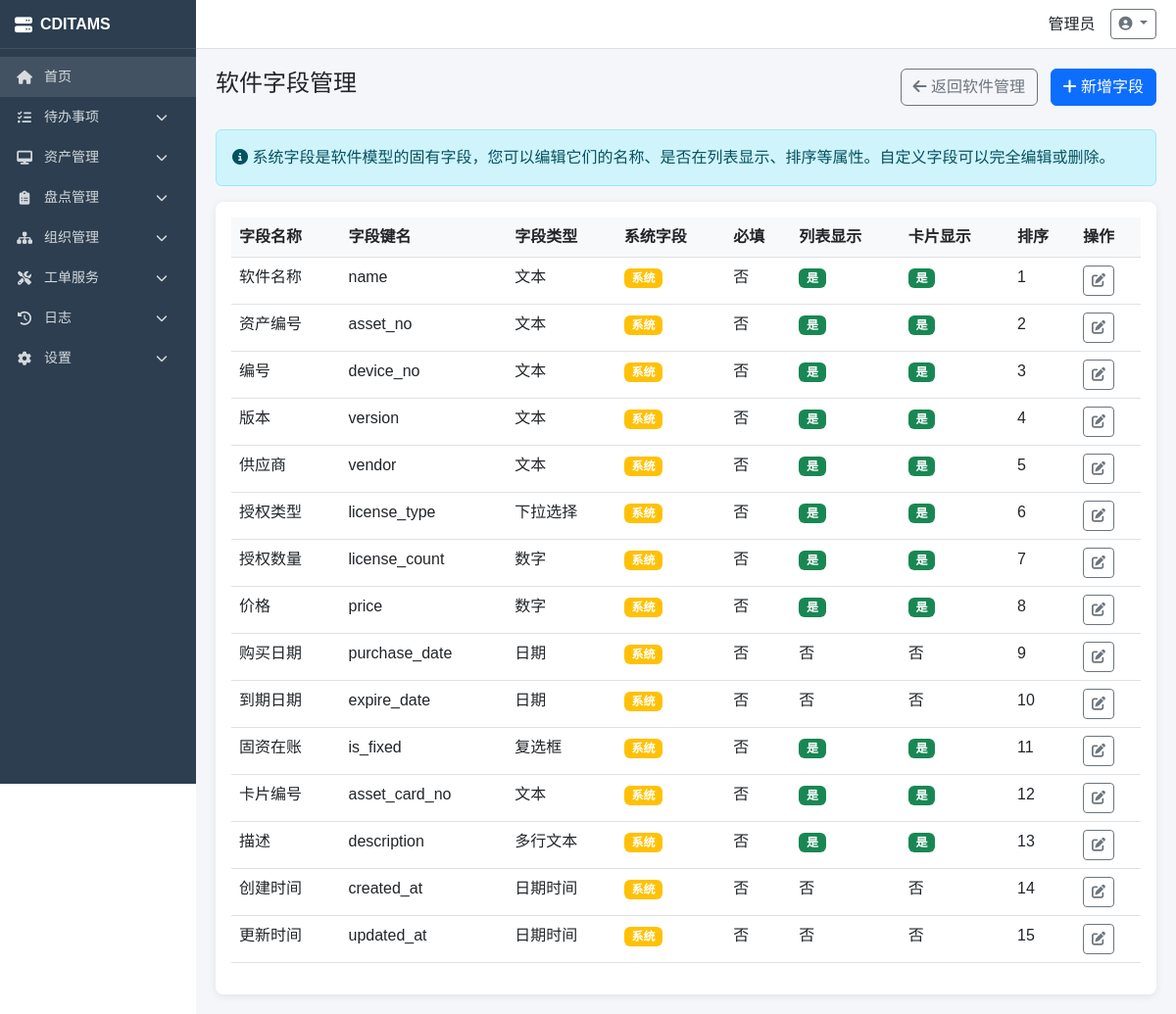
/assets/software/fields/ (signed in), run on the app's committed database.
### apps/settings/models.py (models this page shows, shortened)
class SystemConfig(models.Model):
    TYPE_CHOICES = [
        ('string', '字符串'),
        ('int', '整数'),
        ('boolean', '布尔值'),
        ('json', 'JSON'),
        ('select', '下拉选择'),
    ]
    GROUP_CHOICES = [
        ('basic', '基础设置'),
        ('security', '安全设置'),
        ('asset', '资产设置'),
        ('model', '模型设置'),
    ]
    config_key = models.CharField(max_length=64, unique=True, verbose_name='配置键')
    config_value = models.TextField(blank=True, verbose_name='配置值')
    value_type = models.CharField(max_length=16, choices=TYPE_CHOICES, default='string', verbose_name='值类型')
    config_group = models.CharField(max_length=32, choices=GROUP_CHOICES, default='basic', verbose_name='配置分组')
    description = models.CharField(max_length=256, blank=True, verbose_name='说明')
    options = models.TextField(blank=True, verbose_name='选项(JSON)')
    is_system = models.BooleanField(default=False, verbose_name='系统级配置')
    sort = models.IntegerField(default=0, verbose_name='排序')
    created_at = models.DateTimeField(auto_now_add=True, verbose_name='创建时间')
    updated_at = models.DateTimeField(auto_now=True, verbose_name='更新时间')
    class Meta:
        db_table = 'system_configs'
        verbose_name = '系统配置'
        verbose_name_plural = '系统配置'
        ordering = ['config_group', 'sort', 'id']

### apps/accounts/models.py (models this page shows, shortened)
class User(AbstractUser):
    GENDER_CHOICES = [('male', '男'), ('female', '女')]
    emp_no = models.CharField(max_length=32, unique=True, verbose_name='工号')
    realname = models.CharField(max_length=64, verbose_name='姓名')
    gender = models.CharField(max_length=10, choices=GENDER_CHOICES, blank=True, verbose_name='性别')
    email = models.EmailField(blank=True, verbose_name='邮箱')
    phone = models.CharField(max_length=20, blank=True, verbose_name='电话')
    department = models.ForeignKey(Department, on_delete=models.SET_NULL, null=True, blank=True, related_name='users', verbose_name='所属部门')
    role = models.ForeignKey('Role', on_delete=models.SET_NULL, null=True, blank=True, related_name='users', verbose_name='所属角色')
    avatar = models.ImageField(upload_to='avatars/', blank=True, verbose_name='头像')
    is_active = models.BooleanField(default=True, verbose_name='是否启用')
    created_at = models.DateTimeField(auto_now_add=True, verbose_name='创建时间')
    updated_at = models.DateTimeField(auto_now=True, verbose_name='更新时间')
    class Meta:
        db_table = 'users'
        verbose_name = '用户'
        verbose_name_plural = '用户'
        ordering = ['emp_no']

### apps/assets/models.py (models this page shows, shortened)
class SoftwareField(models.Model):
    TYPE_CHOICES = [
        ('text', '文本'),
        ('textarea', '多行文本'),
        ('number', '数字'),
        ('select', '下拉选择'),
        ('multi_select', '多选'),
        ('date', '日期'),
        ('datetime', '日期时间'),
        ('checkbox', '复选框'),
        ('file', '文件上传'),
    ]
    name = models.CharField(max_length=64, verbose_name='字段名称')
    field_key = models.CharField(max_length=32, unique=True, verbose_name='字段键名')
    field_type = models.CharField(max_length=20, choices=TYPE_CHOICES, default='text', verbose_name='字段类型')
    is_required = models.BooleanField(default=False, verbose_name='是否必填')
    is_visible = models.BooleanField(default=True, verbose_name='列表显示')
    is_card_visible = models.BooleanField(default=False, verbose_name='卡片显示')
    options = models.TextField(blank=True, verbose_name='选项(JSON)')
    default_value = models.CharField(max_length=256, blank=True, verbose_name='默认值')
    sort = models.IntegerField(default=0, verbose_name='排序')
    is_system = models.BooleanField(default=False, verbose_name='系统字段')
    class Meta:
        db_table = 'software_fields'
        verbose_name = '软件字段'
        verbose_name_plural = '软件字段'
        ordering = ['sort', 'id']

### apps/assets/views.py (the view)
# urls.py: path('software/fields/', views.software_field_list, name='software_field_list'),
@login_required
def software_field_list(request):
    fields = SoftwareField.objects.all()
    return render(request, 'assets/software_field_list.html', {'fields': fields})

### apps/accounts/context_processors.py (called while the page is built, shortened)
def user_permissions(request):
    if hasattr(request, 'user_permissions'):
        return {
            'user_permissions': request.user_permissions,
            'user_perm_set': set(request.user_permissions),
        }

### templates/assets/software_field_list.html (shortened to what this page needs)
{% extends 'base.html' %}
{% block content %}
<div class="d-flex justify-content-between align-items-center mb-4">
    <h4>软件字段管理</h4>
    <div>
        <a href="{% url 'software_list' %}" class="btn btn-outline-secondary me-2"><i class="fas fa-arrow-left"></i> 返回软件管理</a>
        <a href="{% url 'software_field_create' %}" class="btn btn-primary"><i class="fas fa-plus"></i> 新增字段</a>
    </div>
</div>
<div class="alert alert-info mb-3">
    <i class="fas fa-info-circle"></i>
    系统字段是软件模型的固有字段，您可以编辑它们的名称、是否在列表显示、排序等属性。自定义字段可以完全编辑或删除。
</div>
<div class="card">
    <div class="card-body">
        <table class="table table-hover">
            <thead>
                <tr>
                    <th>字段名称</th>
                    <th>字段键名</th>
                    <th>字段类型</th>
                    <th>系统字段</th>
                    <th>必填</th>
                    <th>列表显示</th>
                    <th>卡片显示</th>
                    <th>排序</th>
                    <th>操作</th>
                </tr>
            </thead>
            <tbody>
                {% for field in fields %}
                <tr>
                    <td>{{ field.name }}</td>
                    <td>{{ field.field_key }}</td>
                    <td>{{ field.get_field_type_display }}</td>
                    <td>{% if field.is_system %}<span class="badge bg-warning">系统</span>{% else %}<span class="badge bg-secondary">自定义</span>{% endif %}</td>
                    <td>{% if field.is_required %}<span class="badge bg-danger">是</span>{% else %}否{% endif %}</td>
                    <td>{% if field.is_visible %}<span class="badge bg-success">是</span>{% else %}否{% endif %}</td>
                    <td>{% if field.is_card_visible %}<span class="badge bg-success">是</span>{% else %}否{% endif %}</td>
                    <td>{{ field.sort }}</td>
                    <td>
                        <a href="{% url 'software_field_edit' field.id %}" class="btn btn-sm btn-outline-secondary"><i class="fas fa-edit"></i></a>
                    </td>
                </tr>
                {% empty %}
                <tr>
                    <td colspan="9" class="text-center text-muted">暂无数据</td>
                </tr>
                {% endfor %}
            </tbody>
        </table>
    </div>
</div>
{% endblock %}

### templates/base.html (shortened to what this page needs)
<!DOCTYPE html>
<html lang="zh-CN">
<head>
    <link href="https://cdn.bootcdn.net/ajax/libs/bootstrap/5.3.0/css/bootstrap.min.css" rel="stylesheet">
    <link href="https://cdn.bootcdn.net/ajax/libs/font-awesome/6.4.0/css/all.min.css" rel="stylesheet">
</head>
<body>
    {% if user.is_authenticated %}
    <div class="sidebar" id="sidebar">
        <div class="logo">
            <i class="fas fa-server"></i>
            <span>{{ system_short_name|default:'CDITAMS' }}</span>
        </div>
        <nav class="mt-2">
            <a href="{% url 'dashboard' %}" class="nav-link {% if request.path == '/dashboard/' %}active{% endif %}" style="background: rgba(255,255,255,0.1);">
                <i class="fas fa-home"></i>
                <span>首页</span>
            </a>
            {% if user.is_superuser or 'todo_module' in user_perm_set %}
            <div class="nav-item">
                <a class="nav-link" href="javascript:void(0)" data-bs-toggle="collapse" data-bs-target="#todoMenu">
                    <i class="fas fa-tasks"></i>
                    <span>待办事项</span>
                    <i class="fas fa-chevron-down ms-auto"></i>
                </a>
            </div>
            {% endif %}
            {% if user.is_superuser or 'asset' in user_perm_set %}
            <div class="nav-item">
                <a class="nav-link" href="javascript:void(0)" data-bs-toggle="collapse" data-bs-target="#assetMenu">
                    <i class="fas fa-desktop"></i>
                    <span>资产管理</span>
                    <i class="fas fa-chevron-down ms-auto"></i>
                </a>
            </div>
            {% endif %}
            {% if user.is_superuser or 'inventory' in user_perm_set %}
            <div class="nav-item">
                <a class="nav-link" href="javascript:void(0)" data-bs-toggle="collapse" data-bs-target="#inventoryMenu">
                    <i class="fas fa-clipboard-list"></i>
                    <span>盘点管理</span>
                    <i class="fas fa-chevron-down ms-auto"></i>
                </a>
            </div>
            {% endif %}
            {% if user.is_superuser or 'organization' in user_perm_set %}
            <div class="nav-item">
                <a class="nav-link" href="javascript:void(0)" data-bs-toggle="collapse" data-bs-target="#orgMenu">
                    <i class="fas fa-sitemap"></i>
                    <span>组织管理</span>
                    <i class="fas fa-chevron-down ms-auto"></i>
                </a>
            </div>
            {% endif %}
            {% if user.is_superuser or 'workorder' in user_perm_set %}
            <div class="nav-item">
                <a class="nav-link" href="javascript:void(0)" data-bs-toggle="collapse" data-bs-target="#workOrderMenu">
                    <i class="fas fa-tools"></i>
                    <span>工单服务</span>
                    <i class="fas fa-chevron-down ms-auto"></i>
                </a>
            </div>
            {% endif %}
            {% if user.is_superuser or 'log' in user_perm_set %}
            <div class="nav-item">
                <a class="nav-link" href="javascript:void(0)" data-bs-toggle="collapse" data-bs-target="#logMenu">
                    <i class="fas fa-history"></i>
                    <span>日志</span>
                    <i class="fas fa-chevron-down ms-auto"></i>
                </a>
            </div>
            {% endif %}
            {% if user.is_superuser or 'settings' in user_perm_set %}
            <div class="nav-item">
                <a class="nav-link" href="javascript:void(0)" data-bs-toggle="collapse" data-bs-target="#settingMenu">
                    <i class="fas fa-cog"></i>
                    <span>设置</span>
                    <i class="fas fa-chevron-down ms-auto"></i>
                </a>
            </div>
            {% endif %}
        </nav>
    </div>
    <div class="main-content" id="mainContent">
        <header class="header">
            <div class="user-menu ms-auto">
                <span>{{ user.realname }}</span>
                <div class="dropdown">
                    <a class="btn btn-sm btn-outline-secondary dropdown-toggle" href="#" role="button" data-bs-toggle="dropdown">
                        <i class="fas fa-user-circle"></i>
                    </a>
                </div>
            </div>
        </header>
        <main class="content">
            {% block content %}{% endblock %}
        </main>
    </div>
    {% else %}
    <main class="content">
        {% block login_content %}{% endblock %}
    </main>
    {% endif %}
</body>
</html>

### templates/base.html (style rules this page uses)
:root { --sidebar-width: 200px; --header-height: 50px; }
body { font-family: "Microsoft YaHei", Arial, sans-serif; }
.sidebar { width: var(--sidebar-width); position: fixed; top: 0; left: 0; height: 100vh; background: #2c3e50; z-index: 1050; overflow-x: hidden; overflow-y: auto; transition: transform 0.3s ease; }
.sidebar .logo { height: var(--header-height); display: flex; align-items: center; padding: 0 15px; color: #fff; font-size: 16px; font-weight: bold; border-bottom: 1px solid rgba(255,255,255,0.1); white-space: nowrap; }
.sidebar .logo i { margin-right: 8px; font-size: 18px; }
.sidebar .nav-item { display: block; }
.sidebar .nav-link { color: rgba(255,255,255,0.8); padding: 10px 15px; display: flex; align-items: center; text-decoration: none; transition: all 0.2s; font-size: 14px; }
.sidebar .nav-link i { width: 20px; margin-right: 10px; text-align: center; font-size: 14px; }
.sidebar .nav-link .fa-chevron-down { transition: transform 0.3s; font-size: 12px; }
.sidebar .nav-link span { white-space: nowrap; }
.main-content { margin-left: var(--sidebar-width); min-height: 100vh; background: #f5f6fa; }
.header { height: var(--header-height); background: #fff; border-bottom: 1px solid #e0e0e0; display: flex; align-items: center; justify-content: space-between; padding: 0 20px; position: sticky; top: 0; z-index: 1000; }
.header .user-menu { display: flex; align-items: center; gap: 15px; }
.content { padding: 20px; }
.card { border: none; border-radius: 8px; box-shadow: 0 2px 8px rgba(0,0,0,0.08); }
.table th { font-weight: 600; background: #f8f9fa; }

### data on the page
SystemConfig: config_value "CDITAMS"
User: realname "管理员"
SoftwareField: name "软件名称", field_key "name", field_type "文本", is_system "系统", is_required "否", is_visible "是", is_card_visible "是", sort "1"
SoftwareField: name "资产编号", field_key "asset_no", field_type "文本", is_system "系统", is_required "否", is_visible "是", is_card_visible "是", sort "2"
SoftwareField: name "编号", field_key "device_no", field_type "文本", is_system "系统", is_required "否", is_visible "是", is_card_visible "是", sort "3"
SoftwareField: name "版本", field_key "version", field_type "文本", is_system "系统", is_required "否", is_visible "是", is_card_visible "是", sort "4"
SoftwareField: name "供应商", field_key "vendor", field_type "文本", is_system "系统", is_required "否", is_visible "是", is_card_visible "是", sort "5"
SoftwareField: name "授权类型", field_key "license_type", field_type "下拉选择", is_system "系统", is_required "否", is_visible "是", is_card_visible "是", sort "6"
SoftwareField: name "授权数量", field_key "license_count", field_type "数字", is_system "系统", is_required "否", is_visible "是", is_card_visible "是", sort "7"
SoftwareField: name "价格", field_key "price", field_type "数字", is_system "系统", is_required "否", is_visible "是", is_card_visible "是", sort "8"
SoftwareField: name "购买日期", field_key "purchase_date", field_type "日期", is_system "系统", is_required "否", is_visible "否", is_card_visible "否", sort "9"
SoftwareField: name "到期日期", field_key "expire_date", field_type "日期", is_system "系统", is_required "否", is_visible "否", is_card_visible "否", sort "10"
SoftwareField: name "固资在账", field_key "is_fixed", field_type "复选框", is_system "系统", is_required "否", is_visible "是", is_card_visible "是", sort "11"
SoftwareField: name "卡片编号", field_key "asset_card_no", field_type "文本", is_system "系统", is_required "否", is_visible "是", is_card_visible "是", sort "12"
SoftwareField: name "描述", field_key "description", field_type "多行文本", is_system "系统", is_required "否", is_visible "是", is_card_visible "是", sort "13"
SoftwareField: name "创建时间", field_key "created_at", field_type "日期时间", is_system "系统", is_required "否", is_visible "否", is_card_visible "否", sort "14"
SoftwareField: name "更新时间", field_key "updated_at", field_type "日期时间", is_system "系统", is_required "否", is_visible "否", is_card_visible "否", sort "15"
